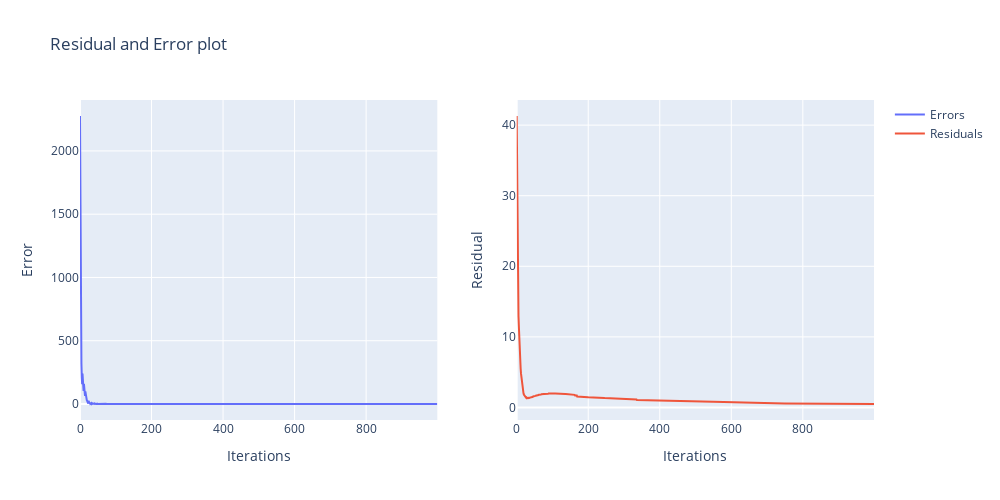

This figure's notebook cell:
### Code cell
test_bfgs(RM_4, RV_4, method='O', verbose=False)

### Figure 1 — Plotly figure (JSON) as saved in the notebook; plotly's stock layout.template omitted (floating-point values rounded to 4 significant figures; data arrays with more than 128 entries replaced by an {"elided": "..."} marker saying what was removed)
{"data": [{"name": "Errors", "type": "scatter", "x": {"elided": "1000 int values"}, "xaxis": "x", "y": {"elided": "1000 float values"}, "yaxis": "y"}, {"name": "Residuals", "type": "scatter", "x": {"elided": "1000 int values"}, "xaxis": "x2", "y": {"elided": "1000 float values"}, "yaxis": "y2"}], "layout": {"height": 500, "title": {"text": "Residual and Error plot"}, "width": 1000, "xaxis": {"anchor": "y", "autorange": true, "domain": [0, 0.45], "range": [0, 999], "title": {"text": "Iterations"}, "type": "linear"}, "xaxis2": {"anchor": "y2", "autorange": true, "domain": [0.55, 1], "range": [0, 999], "title": {"text": "Iterations"}, "type": "linear"}, "yaxis": {"anchor": "x", "autorange": true, "domain": [0, 1], "range": [-126.4, 2402.0], "title": {"text": "Error"}, "type": "linear"}, "yaxis2": {"anchor": "x2", "autorange": true, "domain": [0, 1], "range": [-1.78, 43.56], "title": {"text": "Residual"}, "type": "linear"}}}
